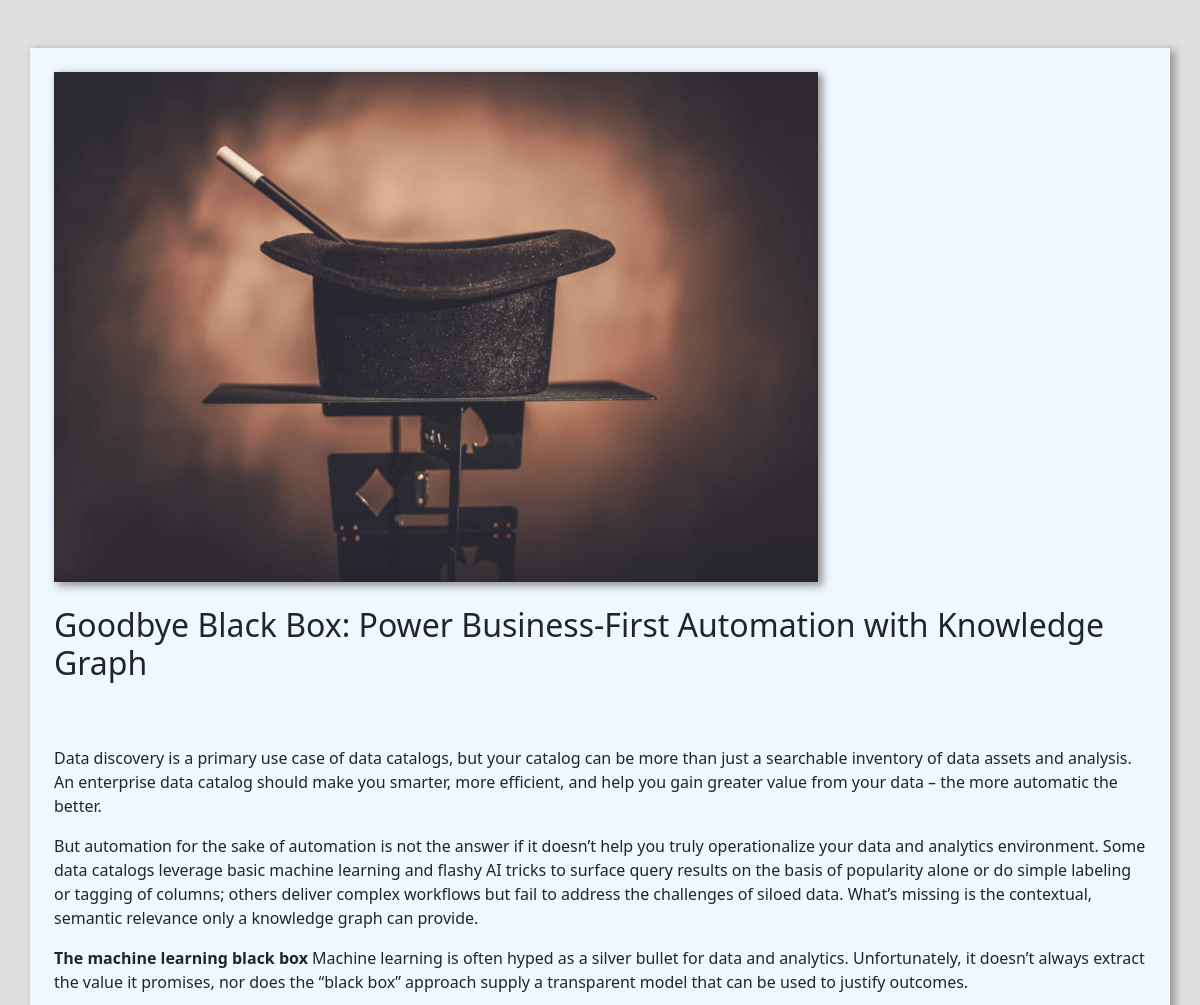
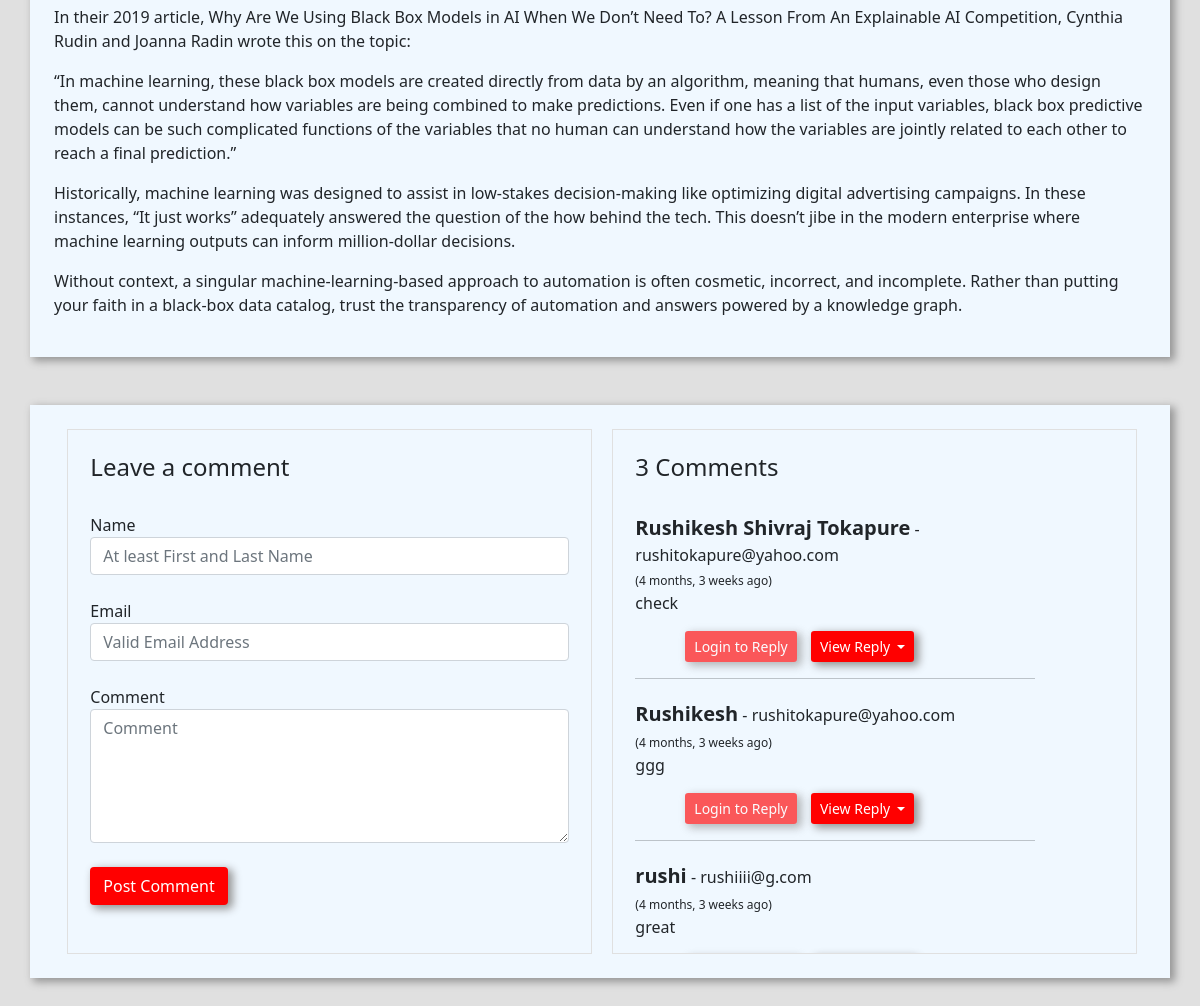
Page /blog/goodbye-black-box-power-business-first-automation-with-knowledge-graph/ on the committed database (2 pictures, top to bottom).
### blog/models.py (models this page shows, shortened)
class Post(models.Model):
    title = models.CharField(max_length=200, unique=True)
    slug = models.SlugField(max_length=200, unique=True)
    image = models.ImageField(upload_to='blog')
    content = models.TextField()
    created_on = models.DateTimeField(auto_now_add=True)
    status = models.IntegerField(choices=STATUS, default=0)
    class Meta:
        ordering = ['-created_on']
        db_table = 'Post'

class Comment(models.Model):
    post = models.ForeignKey(Post, on_delete=models.CASCADE, related_name='comments')
    name = models.CharField(max_length=80)
    email = models.EmailField()
    comment = models.TextField()
    parent = models.ForeignKey('self', on_delete=models.CASCADE, null=True, related_name="parents")
    created_on = models.DateTimeField(auto_now_add=True)
    is_show = models.BooleanField(default=True)
    class Meta:
        ordering = ['-created_on']
        db_table = 'Comment'

### blog/views.py (the view)
# urls.py: path('<slug:slug>/', views.blog_detail, name='blog_detail'),
def blog_detail(request, slug):
    post = Post.objects.get(slug=slug)
    comments = Comment.objects.filter(post=post, parent=None)
    replies = Comment.objects.filter(post=post).exclude(parent=None)
    reply_dict = {}
    for reply in replies:
        if reply.parent.id not in reply_dict.keys():
            reply_dict[reply.parent.id] = [reply]
        else:
            reply_dict[reply.parent.id].append(reply)
    context = {'post': post, 'comments': comments, 'reply_dict': reply_dict}
    return render(request, 'blog.html', context)

### blog/templatetags/filters.py (called while the page is built)
@register.filter(name='get_dict')
def get_dict(dict, key):
    return dict.get(key)

### templates/blog.html (shortened to what this page needs)
{% extends 'template.html' %}
{% block body %}
{% load humanize %}
{% load filters %}
<section class="blog_list_area my-5">
    <div class="container m1020x" style="background-color: aliceblue; padding: 2% 2%; box-shadow: 4px 3px 8px 1px #969696;">
        <img src="/media/{{post.image}}" alt="image" width="70%" style="box-shadow: 4px 3px 8px 1px #969696;">
        <h2 class="my-4">{{post.title}}</h2><br>
        <p>{{post.content|safe}}</p>
    </div>
</section>
<section>
    <div class="container mb-5"
        style="background-color: aliceblue; padding: 2% 2%; box-shadow: 4px 3px 8px 1px #969696;">
        <div class="row">
            <div class="col-md-6" style="margin: 0px 20px 0px 25px; border: 1px solid #E0E0E0; padding: 2% 2%; width: 525px">
                <form method="post" action="/blog/post_comment">
                    <h4>Leave a comment</h4><br>
                    <div class="form-group">
                        <label for="name">Name</label>
                        <input type="text" name="name" id="name" class="form-control" placeholder="At least First and Last Name" required><br>
                    </div>
                    <div class="form-group">
                        <label for="email">Email</label>
                        <input type="email" name="email" id="email" class="form-control" placeholder="Valid Email Address" required><br>
                    </div>
                    <div class="form-group">
                        <label for="comment">Comment</label>
                        <textarea name="comment" id="comment" cols="30" rows="5" class="form-control" placeholder="Comment" required></textarea><br>
                    </div>
                    <div class="form-group">
                        <button type="submit" class="btn text-white" style="background-color: red; box-shadow: 4px 3px 8px 1px #969696;">
                            Post Comment
                        </button>
                    </div>
                </form>
                <br>
            </div>
            <div class="col-md-12 mb-6" style="overflow-x: hidden; overflow-y: auto; width: 525px; height: 525px; border: 1px solid #E0E0E0; padding: 2% 2%;">
                <h4>{{comments.count}} Comments</h4><br>
                {% for comment in comments %}
                {% if comment.is_show is True %}
                <div class="col-md-6" style="margin-bottom: 20px;">
                    <div style="text-align: left; width:400px;">
                        <strong style="font-size:20px;">{{comment.name}}</strong>
                        - {{comment.email}}<br>
                        <span style="font-size:12px">({{comment.created_on | naturaltime}})</span>
                        <p>{{comment.comment}}</p>
                        {% if user.is_authenticated %}
                        <button class="btn btn-sm" style="margin:0px 10px 0px 50px; background-color: red; box-shadow: 4px 3px 8px 1px #969696; color:white" type="button" data-bs-toggle="collapse" data-bs-target="#reply{{comment.id}}" aria-expanded="false" aria-controls="reply{{comment.id}}">
                            Reply
                        </button>
                        {% else %}
                        <button class="btn btn-sm disabled" type="button" style="margin:0px 10px 0px 50px; background-color: red; box-shadow: 4px 3px 8px 1px #969696; color:white">
                            Login to Reply
                        </button>
                        {% endif %}
                        <button class="btn btn-sm dropdown-toggle" style="background-color: red; box-shadow: 4px 3px 8px 1px #969696; color:white" type="button" data-bs-toggle="collapse" data-bs-target="#replies{{comment.id}}" aria-expanded="false" aria-controls="replies{{comment.id}}">
                            View Reply
                        </button>
                        <hr>
                    </div>
                </div>
                {% endif %}
                {% endfor %}
            </div>
        </div>
    </div>
</section>
{% endblock body %}

### templates/template.html (shortened to what this page needs)
<!doctype html>
<html lang="en">
<head>
  <link href="https://cdn.jsdelivr.net/npm/bootstrap@5.1.3/dist/css/bootstrap.min.css" rel="stylesheet"
>
</head>
<body style="background-color: #E0E0E0">
  {% block body %}{% endblock body %}
</body>
</html>

### rows in the picture
Post: image (picture), title "Goodbye Black Box: Power Business-First Automation with Knowledge Graph", content "Data discovery is a primary use case of data catalogs, but your catalog can be more than just a searchable inventory of data assets and analysis. An enterprise data catalog should make you smarter, more efficient, and help you gain greater value from your data – the more automatic the better. But automation for the sake of automation is not the answer if it doesn’t help you truly operationalize your data and analytics environment. Some data catalogs leverage basic machine learning and flashy AI tricks to surface query results on the basis of popularity alone or do simple labeling or tagging of columns; others deliver complex workflows but fail to address the challenges of siloed data.…"
Comment: name "Rushikesh Shivraj Tokapure", email "rushitokapure@yahoo.com", created_on "4 months, 3 weeks ago", comment "check", shows "Login to Reply"
Comment: name "Rushikesh", email "rushitokapure@yahoo.com", created_on "4 months, 3 weeks ago", comment "ggg", shows "Login to Reply"
Comment: name "rushi", email "rushiiii@g.com", created_on "4 months, 3 weeks ago", comment "great"

### other values in the picture
{{ comments.count }} "3"
